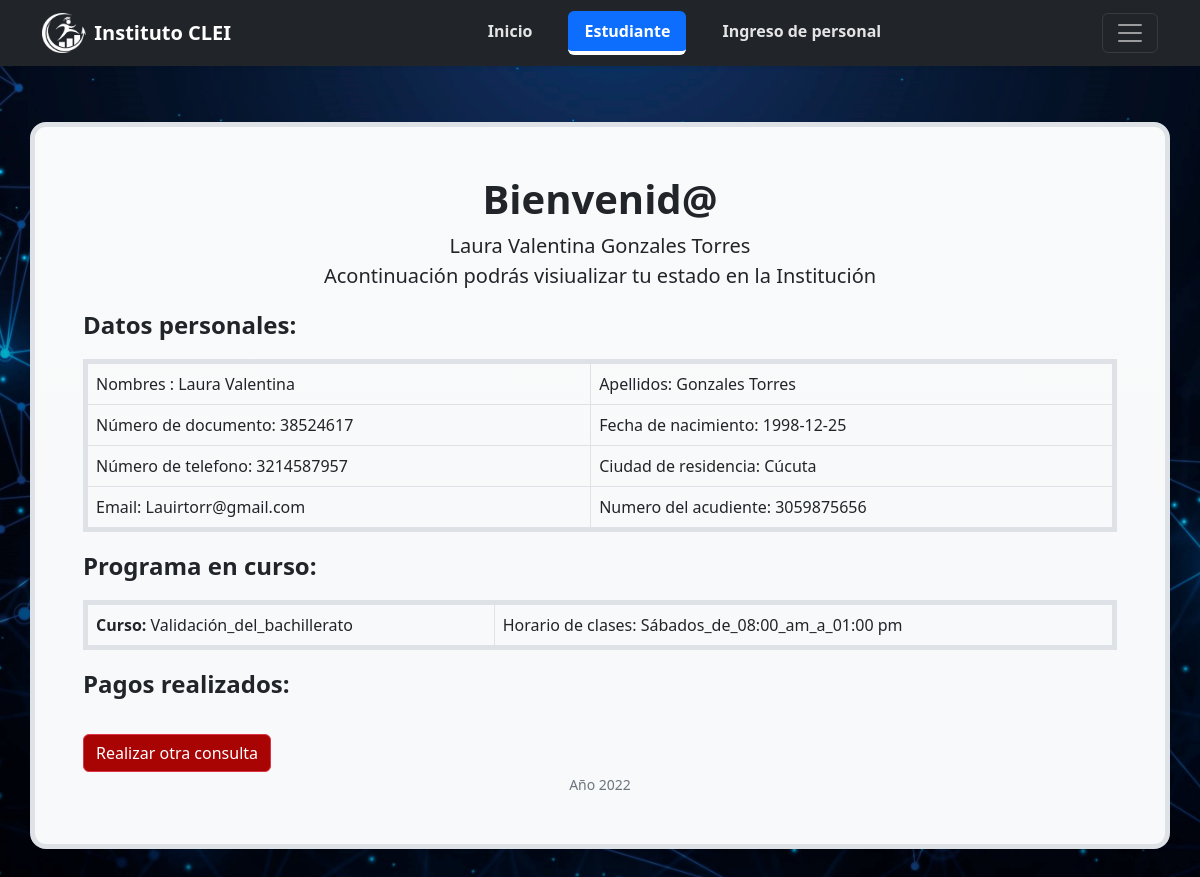
Screenshot of /paginas/consulta.php?documento=38524617 with the database file from the repository.
### tables this page shows
CREATE TABLE `estudiantes`  (
  `id_estudiante` int NOT NULL AUTO_INCREMENT,
  `documento_estudiante` int NOT NULL,
  `nombre_estudiante` varchar(50) NOT NULL,
  `apellido_estudiante` varchar(50) NULL DEFAULT NULL,
  `email_estudiante` varchar(50) NULL DEFAULT NULL,
  `fechadenacimiesto_estudiante` date NULL DEFAULT NULL,
  `numerocontacto_estudiante` varchar(255) NULL DEFAULT NULL,
  `ciudad_estudiante` varchar(255) NULL DEFAULT NULL,
  `discapacidad_estudiante` varchar(255) NULL DEFAULT NULL,
  `curso_estudiante` varchar(255) NULL DEFAULT NULL,
  `horario_estudiante` varchar(255) NULL DEFAULT NULL,
  `acudiente__estudiante` varchar(255) NULL DEFAULT NULL,
  PRIMARY KEY (`id_estudiante`, `documento_estudiante`, `nombre_estudiante`) USING BTREE
);

### conexion/conexion.php (called while the page is built, shortened)
<?php
  class db_conexion {
  	public function conectar() {
  		$conexion = mysqli_connect(db_servidor,db_usuario,db_contrasena,db_base)
  		or die ('sin conexion a la base de datos');
  		return $conexion;
  	}
  }
?>

### paginas/consulta.php (the view, shortened to what this page needs)
<!DOCTYPE html>
<html lang="es" class="h-100 ">
<head>
    <link rel="stylesheet" href="../plugins/bootstrap/css/bootstrap.min.css">
    <link rel="stylesheet" href="../paginas/styles/mainstyles.css">
</head>
<body background="../media/imagenes/fondoprincipal.jpg" ;>
    <header>
        <div class="navbar fixed-top navbar-dark bg-dark shadow-sm">
            <div class="container">
                <a href="../index.html" class="navbar-brand d-flex align-items-center">
                    <img src="../media/logo/logoinstitutoclei.png" class="me-2" wsidth="40" height="40">
                    <strong>Instituto CLEI</strong>
                </a>
                <nav class="fw-bold nav nav-masthead nav-pills nav-fill justify-content-center float-md-end">
                    <ul class="nav nav-pills">
                        <a class="nav-link" style="margin-left: 20px" href="../index.html">Inicio</a>
                        <a class="nav-link active" aria-current="page" style="margin-left: 20px" href="../paginas/consultaestudiante.html">Estudiante</a>
                        <a class="nav-link" style="margin-left: 20px" href="../paginas/empleado.php">Ingreso de personal</a>
                    </ul>
                </nav>
                <button class="navbar-toggler " type="button" data-bs-toggle="collapse" data-bs-target="#navbarHeader" aria-controls="navbarHeader" aria-expanded="false" aria-label="Toggle navigation">
                    <span class="navbar-toggler-icon"></span>
                </button>
            </div>
        </div>
    </header>
    < <main style="padding-top: 50px;">
        <?php
        $consultaestudiante = $_GET["documento"];
        require_once '../conexion/conexion.php';
        $db = new db_conexion();
        $sql = "SELECT * FROM estudiantes
        WHERE documento_estudiante ='$consultaestudiante'";
        $resultado = mysqli_query($db->conectar(), $sql);
        while ($registro = mysqli_fetch_array($resultado)) {
        ?>
            <div class="container p-4 p-md-12 border rounded-4 border bg-light bg-gradient p-2 border-5 text-center" style="padding: 100px;">
                <h1 class="fs-8 fw-bolder">Bienvenid@</h1>
                <p class="fs-5" ><?php echo $registro['nombre_estudiante'] . " " . $registro['apellido_estudiante']; ?> <br> Acontinuación podrás visiualizar tu estado en la Institución </p>
                <div class="bd-example-snippet bd-code-snippet text-start">
                    <p class="fs-4 text fw-bolder" ;>Datos personales:</p>
                    <div class="bd-example">
                        <table class="table  table-bordered border border-5">
                            <tbody>
                                <tr>
                                    <td scope="col"> Nombres :<?php echo " " . $registro['nombre_estudiante']; ?></td>
                                    <td scope="col">Apellidos: <?php echo  " " . $registro['apellido_estudiante']; ?></td>
                                </tr>
                                <tr>
                                    <td>Número de documento:<?php echo  " " . $registro['documento_estudiante']; ?></td>
                                    <td>Fecha de nacimiento:<?php echo " " . $registro['fechadenacimiesto_estudiante']; ?></td>
                                </tr>
                                <tr>
                                    <td>Número de telefono:<?php echo " " . $registro['numerocontacto_estudiante']; ?></td>
                                    <td>Ciudad de residencia:<?php echo " " . $registro['ciudad_estudiante']; ?> </td>
                                </tr>
                                <tr>
                                    <td scope="col">Email:<?php echo " " . $registro['email_estudiante']; ?></td>
                                    <td scope="col">Numero del acudiente: <?php echo  " " . $registro['acudiente__estudiante']; ?></td>
                                </tr>
                            </tbody>
                        </table>
                    </div>
                    <p class="fs-4 text fw-bolder" ;>Programa en curso:</p>
                    <div class="bd-example">
                        <table class="table  table-bordered border border-5">
                            <tbody>
                                <tr>
                                    <td scope="col"> <strong>Curso: </strong><?php echo " " . $registro['curso_estudiante']; ?></td>
                                    <td scope="col">Horario de clases: <?php echo  " " . $registro['horario_estudiante']; ?></td>
                                </tr>
                            </tbody>
                        </table>
                    </div>
                    <p class="fs-4 text fw-bolder";>Pagos realizados:</p>
                <div class="dropdown">
                    <a href="../paginas/consultaestudiante.php"><button type="button" class="btn btn-danger" style="background-color: rgb(168, 4, 4);">Realizar otra consulta</button></a>
                </div>
            </div>
            <small class="text-muted"> Año 2022</small>
            </div>
        <?php
        }
        ?>
</body>
</html>

### paginas/styles/mainstyles.css (style rules this page uses)
body { padding-top: 3rem; padding-bottom: 3rem; }
.nav-masthead .nav-link { color: rgba(255, 255, 255, 0.877); border-bottom: .25rem solid transparent; }
.nav-masthead .nav-link + .nav-link { margin-left: 8rem; }
.nav-masthead .active { color: #fff; border-bottom-color: #fff; }
.p-4 { padding: 3rem!important; }

### paginas/consulta.php (style rules this page uses)
body { background-image: url('../media/imagenes/fondoprincipal.jpg'); background-repeat: no-repeat; background-attachment: fixed; background-size: cover; background-position: center center; }

### rows the page displays
estudiantes: nombre_estudiante "Laura Valentina", apellido_estudiante "Gonzales Torres", documento_estudiante "38524617", fechadenacimiesto_estudiante "1998-12-25", numerocontacto_estudiante "3214587957", ciudad_estudiante "Cúcuta", email_estudiante "Lauirtorr@gmail.com", acudiente__estudiante "3059875656", curso_estudiante "Validación_del_bachillerato", horario_estudiante "Sábados_de_08:00_am_a_01:00 pm"
